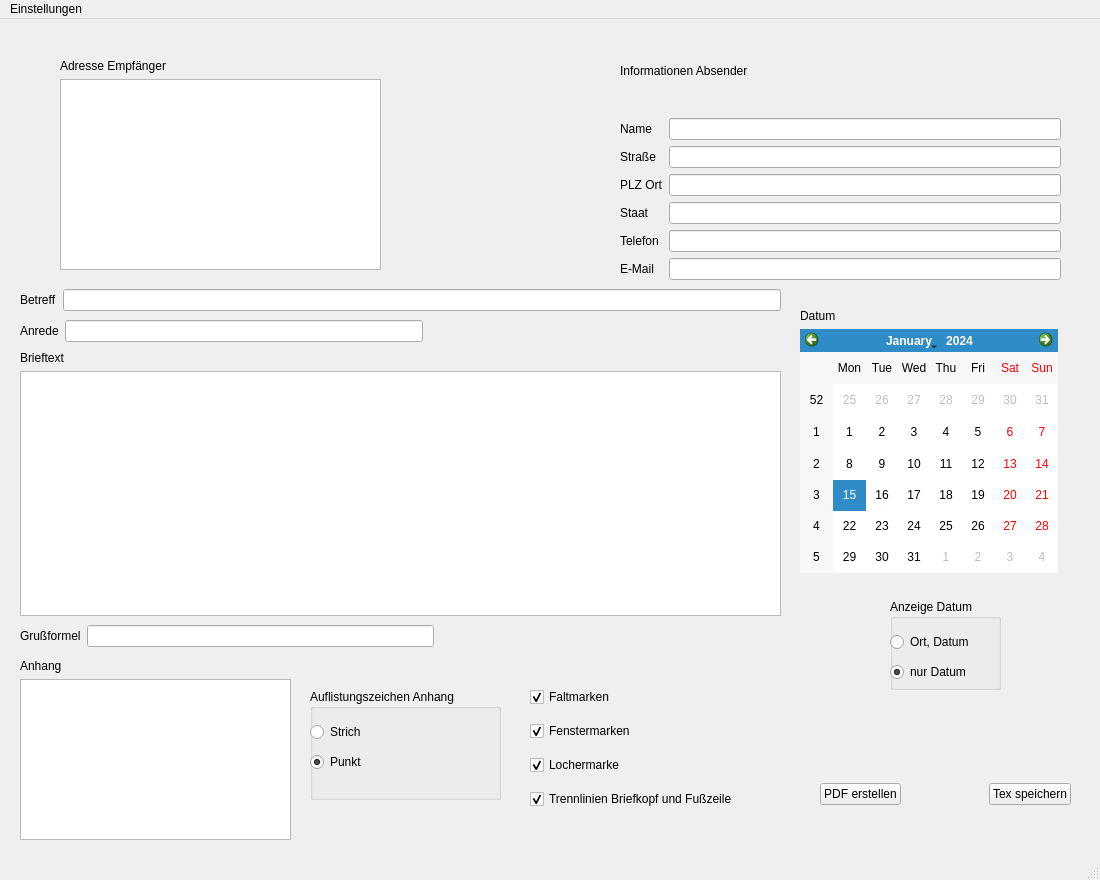
<?xml version="1.0" encoding="UTF-8"?>
<ui version="4.0">
 <class>MainWindow</class>
 <widget class="QMainWindow" name="MainWindow">
  <property name="geometry">
   <rect>
    <x>0</x>
    <y>0</y>
    <width>1100</width>
    <height>880</height>
   </rect>
  </property>
  <property name="minimumSize">
   <size>
    <width>1100</width>
    <height>880</height>
   </size>
  </property>
  <property name="windowTitle">
   <string>MainWindow</string>
  </property>
  <widget class="QWidget" name="centralwidget">
   <widget class="QGroupBox" name="attachment_listing_box">
    <property name="geometry">
     <rect>
      <x>310</x>
      <y>670</y>
      <width>191</width>
      <height>111</height>
     </rect>
    </property>
    <property name="title">
     <string>Auflistungszeichen Anhang</string>
    </property>
    <widget class="QRadioButton" name="attachment_dot_radio">
     <property name="enabled">
      <bool>true</bool>
     </property>
     <property name="geometry">
      <rect>
       <x>0</x>
       <y>30</y>
       <width>111</width>
       <height>26</height>
      </rect>
     </property>
     <property name="text">
      <string>Strich</string>
     </property>
     <property name="checked">
      <bool>false</bool>
     </property>
    </widget>
    <widget class="QRadioButton" name="attachment_dash_radio">
     <property name="geometry">
      <rect>
       <x>0</x>
       <y>60</y>
       <width>111</width>
       <height>26</height>
      </rect>
     </property>
     <property name="text">
      <string>Punkt</string>
     </property>
     <property name="checked">
      <bool>true</bool>
     </property>
    </widget>
   </widget>
   <widget class="QGroupBox" name="date_form_box">
    <property name="geometry">
     <rect>
      <x>890</x>
      <y>580</y>
      <width>111</width>
      <height>91</height>
     </rect>
    </property>
    <property name="title">
     <string>Anzeige Datum</string>
    </property>
    <widget class="QRadioButton" name="place_date_radio">
     <property name="geometry">
      <rect>
       <x>0</x>
       <y>30</y>
       <width>111</width>
       <height>26</height>
      </rect>
     </property>
     <property name="text">
      <string>Ort, Datum</string>
     </property>
    </widget>
    <widget class="QRadioButton" name="only_date_radio">
     <property name="geometry">
      <rect>
       <x>0</x>
       <y>60</y>
       <width>111</width>
       <height>26</height>
      </rect>
     </property>
     <property name="text">
      <string>nur Datum</string>
     </property>
     <property name="checked">
      <bool>true</bool>
     </property>
    </widget>
   </widget>
   <widget class="QWidget" name="verticalLayoutWidget">
    <property name="geometry">
     <rect>
      <x>530</x>
      <y>660</y>
      <width>255</width>
      <height>141</height>
     </rect>
    </property>
    <layout class="QVBoxLayout" name="markers_boxes_layout">
     <item>
      <widget class="QCheckBox" name="faltmarken_checkbox">
       <property name="enabled">
        <bool>true</bool>
       </property>
       <property name="autoFillBackground">
        <bool>false</bool>
       </property>
       <property name="text">
        <string>Faltmarken</string>
       </property>
       <property name="checked">
        <bool>true</bool>
       </property>
      </widget>
     </item>
     <item>
      <widget class="QCheckBox" name="fenstermarken_checkbox">
       <property name="text">
        <string>Fenstermarken</string>
       </property>
       <property name="checked">
        <bool>true</bool>
       </property>
      </widget>
     </item>
     <item>
      <widget class="QCheckBox" name="lochermarke_checkbox">
       <property name="text">
        <string>Lochermarke</string>
       </property>
       <property name="checked">
        <bool>true</bool>
       </property>
      </widget>
     </item>
     <item>
      <widget class="QCheckBox" name="trennlinien_checkbox">
       <property name="text">
        <string>Trennlinien Briefkopf und Fußzeile</string>
       </property>
       <property name="checked">
        <bool>true</bool>
       </property>
      </widget>
     </item>
    </layout>
   </widget>
   <widget class="QWidget" name="verticalLayoutWidget_2">
    <property name="geometry">
     <rect>
      <x>60</x>
      <y>40</y>
      <width>321</width>
      <height>211</height>
     </rect>
    </property>
    <layout class="QVBoxLayout" name="recipient_layout">
     <item>
      <widget class="QLabel" name="recipient_label">
       <property name="text">
        <string>Adresse Empfänger</string>
       </property>
       <property name="buddy">
        <cstring>recipient_text</cstring>
       </property>
      </widget>
     </item>
     <item>
      <widget class="QPlainTextEdit" name="recipient_text"/>
     </item>
    </layout>
   </widget>
   <widget class="QWidget" name="horizontalLayoutWidget_3">
    <property name="geometry">
     <rect>
      <x>820</x>
      <y>750</y>
      <width>251</width>
      <height>51</height>
     </rect>
    </property>
    <layout class="QHBoxLayout" name="buttons_layout">
     <item>
      <widget class="QPushButton" name="create_button">
       <property name="text">
        <string>PDF erstellen</string>
       </property>
      </widget>
     </item>
     <item>
      <spacer name="buttons_spacer">
       <property name="orientation">
        <enum>Qt::Horizontal</enum>
       </property>
       <property name="sizeHint" stdset="0">
        <size>
         <width>40</width>
         <height>20</height>
        </size>
       </property>
      </spacer>
     </item>
     <item>
      <widget class="QPushButton" name="save_button">
       <property name="text">
        <string>Tex speichern</string>
       </property>
      </widget>
     </item>
    </layout>
   </widget>
   <widget class="QWidget" name="verticalLayoutWidget_4">
    <property name="geometry">
     <rect>
      <x>620</x>
      <y>10</y>
      <width>441</width>
      <height>251</height>
     </rect>
    </property>
    <layout class="QVBoxLayout" name="sender_layout">
     <item>
      <widget class="QLabel" name="sender_info_label">
       <property name="text">
        <string>Informationen Absender</string>
       </property>
      </widget>
     </item>
     <item>
      <layout class="QHBoxLayout" name="sender_fields_layout">
       <item>
        <layout class="QVBoxLayout" name="sender_labels_layout">
         <item>
          <widget class="QLabel" name="name_label">
           <property name="text">
            <string>Name</string>
           </property>
           <property name="buddy">
            <cstring>name_line</cstring>
           </property>
          </widget>
         </item>
         <item>
          <widget class="QLabel" name="street_label">
           <property name="text">
            <string>Straße</string>
           </property>
           <property name="buddy">
            <cstring>street_line</cstring>
           </property>
          </widget>
         </item>
         <item>
          <widget class="QLabel" name="city_label">
           <property name="text">
            <string>PLZ Ort</string>
           </property>
           <property name="buddy">
            <cstring>city_line</cstring>
           </property>
          </widget>
         </item>
         <item>
          <widget class="QLabel" name="country_label">
           <property name="text">
            <string>Staat</string>
           </property>
           <property name="buddy">
            <cstring>country_line</cstring>
           </property>
          </widget>
         </item>
         <item>
          <widget class="QLabel" name="phone_label">
           <property name="text">
            <string>Telefon</string>
           </property>
           <property name="buddy">
            <cstring>phone_line</cstring>
           </property>
          </widget>
         </item>
         <item>
          <widget class="QLabel" name="email_label">
           <property name="text">
            <string>E-Mail</string>
           </property>
           <property name="buddy">
            <cstring>email_line</cstring>
           </property>
          </widget>
         </item>
        </layout>
       </item>
       <item>
        <layout class="QVBoxLayout" name="sender_lines_layout">
         <item>
          <widget class="QLineEdit" name="name_line"/>
         </item>
         <item>
          <widget class="QLineEdit" name="street_line"/>
         </item>
         <item>
          <widget class="QLineEdit" name="city_line"/>
         </item>
         <item>
          <widget class="QLineEdit" name="country_line"/>
         </item>
         <item>
          <widget class="QLineEdit" name="phone_line"/>
         </item>
         <item>
          <widget class="QLineEdit" name="email_line"/>
         </item>
        </layout>
       </item>
      </layout>
     </item>
    </layout>
   </widget>
   <widget class="QWidget" name="verticalLayoutWidget_5">
    <property name="geometry">
     <rect>
      <x>800</x>
      <y>290</y>
      <width>258</width>
      <height>264</height>
     </rect>
    </property>
    <layout class="QVBoxLayout" name="calendar_layout">
     <item>
      <widget class="QLabel" name="date_label">
       <property name="text">
        <string>Datum</string>
       </property>
       <property name="buddy">
        <cstring>calendarWidget</cstring>
       </property>
      </widget>
     </item>
     <item>
      <widget class="QCalendarWidget" name="calendarWidget">
       <property name="minimumDate">
        <date>
         <year>2015</year>
         <month>8</month>
         <day>20</day>
        </date>
       </property>
       <property name="gridVisible">
        <bool>false</bool>
       </property>
      </widget>
     </item>
    </layout>
   </widget>
   <widget class="QWidget" name="verticalLayoutWidget_6">
    <property name="geometry">
     <rect>
      <x>20</x>
      <y>640</y>
      <width>271</width>
      <height>181</height>
     </rect>
    </property>
    <layout class="QVBoxLayout" name="attachment_layout">
     <item>
      <widget class="QLabel" name="attachment_label">
       <property name="text">
        <string>Anhang</string>
       </property>
       <property name="buddy">
        <cstring>attachment_text</cstring>
       </property>
      </widget>
     </item>
     <item>
      <widget class="QPlainTextEdit" name="attachment_text"/>
     </item>
    </layout>
   </widget>
   <widget class="QWidget" name="verticalLayoutWidget_7">
    <property name="geometry">
     <rect>
      <x>20</x>
      <y>270</y>
      <width>761</width>
      <height>361</height>
     </rect>
    </property>
    <layout class="QVBoxLayout" name="letter_content_layout">
     <item>
      <layout class="QHBoxLayout" name="subject_layout">
       <item>
        <widget class="QLabel" name="subject_label">
         <property name="text">
          <string>Betreff</string>
         </property>
         <property name="buddy">
          <cstring>subject_line</cstring>
         </property>
        </widget>
       </item>
       <item>
        <widget class="QLineEdit" name="subject_line"/>
       </item>
      </layout>
     </item>
     <item>
      <layout class="QHBoxLayout" name="salutation_layout">
       <item>
        <widget class="QLabel" name="salutation_label">
         <property name="text">
          <string>Anrede</string>
         </property>
         <property name="buddy">
          <cstring>salutation_line</cstring>
         </property>
        </widget>
       </item>
       <item>
        <widget class="QLineEdit" name="salutation_line"/>
       </item>
       <item>
        <spacer name="salutation_spacer">
         <property name="orientation">
          <enum>Qt::Horizontal</enum>
         </property>
         <property name="sizeHint" stdset="0">
          <size>
           <width>78</width>
           <height>28</height>
          </size>
         </property>
        </spacer>
       </item>
      </layout>
     </item>
     <item>
      <layout class="QVBoxLayout" name="verticalLayout">
       <item>
        <widget class="QLabel" name="content_label">
         <property name="text">
          <string>Brieftext</string>
         </property>
         <property name="buddy">
          <cstring>content_text</cstring>
         </property>
        </widget>
       </item>
       <item>
        <widget class="QPlainTextEdit" name="content_text"/>
       </item>
       <item>
        <layout class="QHBoxLayout" name="greeting_layout">
         <item>
          <widget class="QLabel" name="greeting_label">
           <property name="text">
            <string>Grußformel</string>
           </property>
           <property name="buddy">
            <cstring>greeting_line</cstring>
           </property>
          </widget>
         </item>
         <item>
          <widget class="QLineEdit" name="greeting_line"/>
         </item>
         <item>
          <spacer name="greeting_spacer">
           <property name="orientation">
            <enum>Qt::Horizontal</enum>
           </property>
           <property name="sizeHint" stdset="0">
            <size>
             <width>78</width>
             <height>28</height>
            </size>
           </property>
          </spacer>
         </item>
        </layout>
       </item>
      </layout>
     </item>
    </layout>
   </widget>
  </widget>
  <widget class="QMenuBar" name="menubar">
   <property name="geometry">
    <rect>
     <x>0</x>
     <y>0</y>
     <width>1100</width>
     <height>26</height>
    </rect>
   </property>
   <widget class="QMenu" name="menuEinstellungen">
    <property name="title">
     <string>Einstellungen</string>
    </property>
    <widget class="QMenu" name="menuWeitere_Angaben">
     <property name="title">
      <string>weitere Angaben ändern</string>
     </property>
     <addaction name="actionBankverbindung"/>
    </widget>
    <widget class="QMenu" name="menuMarkierungen">
     <property name="title">
      <string>Markierungen</string>
     </property>
     <addaction name="actionFaltmarken"/>
     <addaction name="actionFenstermarken"/>
     <addaction name="actionLochermarke"/>
     <addaction name="actionTrennlinien"/>
    </widget>
    <addaction name="actionAnhang"/>
    <addaction name="menuMarkierungen"/>
    <addaction name="menuWeitere_Angaben"/>
   </widget>
   <addaction name="menuEinstellungen"/>
  </widget>
  <widget class="QStatusBar" name="statusbar"/>
  <action name="actionBankverbindung">
   <property name="text">
    <string>Bankverbindung</string>
   </property>
  </action>
  <action name="actionFaltmarken">
   <property name="checkable">
    <bool>true</bool>
   </property>
   <property name="checked">
    <bool>true</bool>
   </property>
   <property name="text">
    <string>Faltmarken</string>
   </property>
  </action>
  <action name="actionFenstermarken">
   <property name="checkable">
    <bool>true</bool>
   </property>
   <property name="checked">
    <bool>true</bool>
   </property>
   <property name="text">
    <string>Fenstermarken</string>
   </property>
  </action>
  <action name="actionLochermarke">
   <property name="checkable">
    <bool>true</bool>
   </property>
   <property name="checked">
    <bool>true</bool>
   </property>
   <property name="text">
    <string>Lochermarke</string>
   </property>
  </action>
  <action name="actionTrennlinien">
   <property name="checkable">
    <bool>true</bool>
   </property>
   <property name="checked">
    <bool>true</bool>
   </property>
   <property name="text">
    <string>Trennlinien Briefkopf und Fußzeile</string>
   </property>
  </action>
  <action name="actionAnhang">
   <property name="text">
    <string>Anhang</string>
   </property>
  </action>
 </widget>
 <tabstops>
  <tabstop>name_line</tabstop>
  <tabstop>street_line</tabstop>
  <tabstop>city_line</tabstop>
  <tabstop>country_line</tabstop>
  <tabstop>phone_line</tabstop>
  <tabstop>email_line</tabstop>
  <tabstop>recipient_text</tabstop>
  <tabstop>subject_line</tabstop>
  <tabstop>salutation_line</tabstop>
  <tabstop>content_text</tabstop>
  <tabstop>greeting_line</tabstop>
  <tabstop>calendarWidget</tabstop>
  <tabstop>attachment_text</tabstop>
  <tabstop>place_date_radio</tabstop>
  <tabstop>only_date_radio</tabstop>
  <tabstop>attachment_dot_radio</tabstop>
  <tabstop>attachment_dash_radio</tabstop>
  <tabstop>faltmarken_checkbox</tabstop>
  <tabstop>fenstermarken_checkbox</tabstop>
  <tabstop>lochermarke_checkbox</tabstop>
  <tabstop>trennlinien_checkbox</tabstop>
  <tabstop>create_button</tabstop>
  <tabstop>save_button</tabstop>
 </tabstops>
 <resources/>
 <connections>
  <connection>
   <sender>actionFaltmarken</sender>
   <signal>triggered(bool)</signal>
   <receiver>faltmarken_checkbox</receiver>
   <slot>toggle()</slot>
   <hints>
    <hint type="sourcelabel">
     <x>-1</x>
     <y>-1</y>
    </hint>
    <hint type="destinationlabel">
     <x>657</x>
     <y>702</y>
    </hint>
   </hints>
  </connection>
  <connection>
   <sender>actionFenstermarken</sender>
   <signal>triggered(bool)</signal>
   <receiver>fenstermarken_checkbox</receiver>
   <slot>toggle()</slot>
   <hints>
    <hint type="sourcelabel">
     <x>-1</x>
     <y>-1</y>
    </hint>
    <hint type="destinationlabel">
     <x>657</x>
     <y>737</y>
    </hint>
   </hints>
  </connection>
  <connection>
   <sender>actionLochermarke</sender>
   <signal>triggered(bool)</signal>
   <receiver>lochermarke_checkbox</receiver>
   <slot>toggle()</slot>
   <hints>
    <hint type="sourcelabel">
     <x>-1</x>
     <y>-1</y>
    </hint>
    <hint type="destinationlabel">
     <x>657</x>
     <y>772</y>
    </hint>
   </hints>
  </connection>
  <connection>
   <sender>actionTrennlinien</sender>
   <signal>triggered(bool)</signal>
   <receiver>trennlinien_checkbox</receiver>
   <slot>toggle()</slot>
   <hints>
    <hint type="sourcelabel">
     <x>-1</x>
     <y>-1</y>
    </hint>
    <hint type="destinationlabel">
     <x>657</x>
     <y>807</y>
    </hint>
   </hints>
  </connection>
  <connection>
   <sender>faltmarken_checkbox</sender>
   <signal>clicked(bool)</signal>
   <receiver>actionFaltmarken</receiver>
   <slot>toggle()</slot>
   <hints>
    <hint type="sourcelabel">
     <x>657</x>
     <y>702</y>
    </hint>
    <hint type="destinationlabel">
     <x>-1</x>
     <y>-1</y>
    </hint>
   </hints>
  </connection>
  <connection>
   <sender>fenstermarken_checkbox</sender>
   <signal>clicked(bool)</signal>
   <receiver>actionFenstermarken</receiver>
   <slot>toggle()</slot>
   <hints>
    <hint type="sourcelabel">
     <x>657</x>
     <y>737</y>
    </hint>
    <hint type="destinationlabel">
     <x>-1</x>
     <y>-1</y>
    </hint>
   </hints>
  </connection>
  <connection>
   <sender>lochermarke_checkbox</sender>
   <signal>clicked(bool)</signal>
   <receiver>actionLochermarke</receiver>
   <slot>toggle()</slot>
   <hints>
    <hint type="sourcelabel">
     <x>657</x>
     <y>772</y>
    </hint>
    <hint type="destinationlabel">
     <x>-1</x>
     <y>-1</y>
    </hint>
   </hints>
  </connection>
  <connection>
   <sender>trennlinien_checkbox</sender>
   <signal>clicked(bool)</signal>
   <receiver>actionTrennlinien</receiver>
   <slot>toggle()</slot>
   <hints>
    <hint type="sourcelabel">
     <x>657</x>
     <y>807</y>
    </hint>
    <hint type="destinationlabel">
     <x>-1</x>
     <y>-1</y>
    </hint>
   </hints>
  </connection>
  <connection>
   <sender>create_button</sender>
   <signal>clicked(bool)</signal>
   <receiver>statusbar</receiver>
   <slot>clearMessage()</slot>
   <hints>
    <hint type="sourcelabel">
     <x>861</x>
     <y>802</y>
    </hint>
    <hint type="destinationlabel">
     <x>868</x>
     <y>867</y>
    </hint>
   </hints>
  </connection>
  <connection>
   <sender>save_button</sender>
   <signal>clicked(bool)</signal>
   <receiver>statusbar</receiver>
   <slot>clearMessage()</slot>
   <hints>
    <hint type="sourcelabel">
     <x>1023</x>
     <y>803</y>
    </hint>
    <hint type="destinationlabel">
     <x>1004</x>
     <y>870</y>
    </hint>
   </hints>
  </connection>
  <connection>
   <sender>actionBankverbindung</sender>
   <signal>triggered(bool)</signal>
   <receiver>MainWindow</receiver>
   <slot>show()</slot>
   <hints>
    <hint type="sourcelabel">
     <x>-1</x>
     <y>-1</y>
    </hint>
    <hint type="destinationlabel">
     <x>549</x>
     <y>439</y>
    </hint>
   </hints>
  </connection>
 </connections>
</ui>
